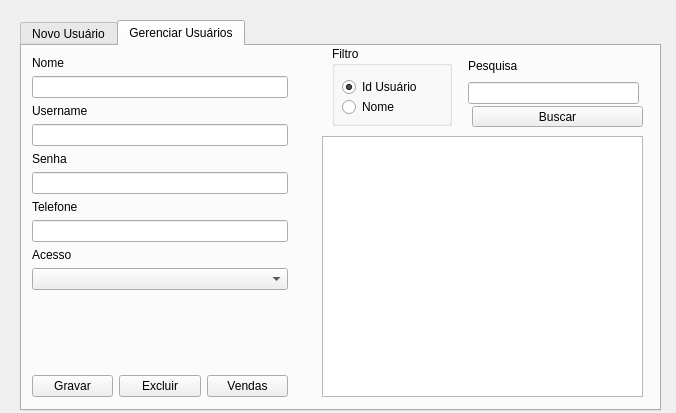
<?xml version="1.0" encoding="UTF-8"?>
<ui version="4.0">
 <class>window_gerenciarUsuarios</class>
 <widget class="QDialog" name="window_gerenciarUsuarios">
  <property name="geometry">
   <rect>
    <x>0</x>
    <y>0</y>
    <width>676</width>
    <height>413</height>
   </rect>
  </property>
  <property name="windowTitle">
   <string>Dialog</string>
  </property>
  <widget class="QTabWidget" name="tabWidget">
   <property name="geometry">
    <rect>
     <x>20</x>
     <y>20</y>
     <width>641</width>
     <height>391</height>
    </rect>
   </property>
   <property name="currentIndex">
    <number>1</number>
   </property>
   <widget class="QWidget" name="tab_novoUsuario">
    <attribute name="title">
     <string>Novo Usuário</string>
    </attribute>
    <layout class="QVBoxLayout" name="verticalLayout_6">
     <item>
      <layout class="QHBoxLayout" name="horizontalLayout_2">
       <item>
        <layout class="QVBoxLayout" name="verticalLayout">
         <property name="rightMargin">
          <number>0</number>
         </property>
         <item>
          <widget class="QLabel" name="label">
           <property name="text">
            <string>Nome</string>
           </property>
          </widget>
         </item>
         <item>
          <widget class="QLineEdit" name="txt_nomeNovoUsuario"/>
         </item>
        </layout>
       </item>
       <item>
        <layout class="QVBoxLayout" name="verticalLayout_2">
         <item>
          <widget class="QLabel" name="label_2">
           <property name="text">
            <string>Username</string>
           </property>
          </widget>
         </item>
         <item>
          <widget class="QLineEdit" name="txt_usernameNovoUsuario"/>
         </item>
        </layout>
       </item>
       <item>
        <layout class="QVBoxLayout" name="verticalLayout_4">
         <item>
          <widget class="QLabel" name="label_4">
           <property name="text">
            <string>telefone</string>
           </property>
          </widget>
         </item>
         <item>
          <widget class="QLineEdit" name="txt_telefoneNovoUsuario"/>
         </item>
        </layout>
       </item>
      </layout>
     </item>
     <item>
      <spacer name="verticalSpacer_2">
       <property name="orientation">
        <enum>Qt::Vertical</enum>
       </property>
       <property name="sizeHint" stdset="0">
        <size>
         <width>20</width>
         <height>40</height>
        </size>
       </property>
      </spacer>
     </item>
     <item>
      <layout class="QHBoxLayout" name="horizontalLayout_3">
       <item>
        <layout class="QVBoxLayout" name="verticalLayout_3">
         <item>
          <widget class="QLabel" name="label_3">
           <property name="text">
            <string>Senha</string>
           </property>
          </widget>
         </item>
         <item>
          <widget class="QLineEdit" name="txt_senhaNovoUsurio"/>
         </item>
        </layout>
       </item>
       <item>
        <layout class="QVBoxLayout" name="verticalLayout_5">
         <item>
          <widget class="QLabel" name="label_5">
           <property name="text">
            <string>Tipo Acesso</string>
           </property>
          </widget>
         </item>
         <item>
          <widget class="QComboBox" name="cb_acessoNovoUsuario"/>
         </item>
        </layout>
       </item>
       <item>
        <spacer name="horizontalSpacer">
         <property name="orientation">
          <enum>Qt::Horizontal</enum>
         </property>
         <property name="sizeHint" stdset="0">
          <size>
           <width>40</width>
           <height>20</height>
          </size>
         </property>
        </spacer>
       </item>
      </layout>
     </item>
     <item>
      <spacer name="verticalSpacer">
       <property name="orientation">
        <enum>Qt::Vertical</enum>
       </property>
       <property name="sizeHint" stdset="0">
        <size>
         <width>20</width>
         <height>40</height>
        </size>
       </property>
      </spacer>
     </item>
     <item>
      <layout class="QHBoxLayout" name="horizontalLayout">
       <item>
        <widget class="QPushButton" name="btn_novoUsuario">
         <property name="text">
          <string>Novo</string>
         </property>
        </widget>
       </item>
       <item>
        <widget class="QPushButton" name="btn_gravaNovoUsuario">
         <property name="text">
          <string>Gravar</string>
         </property>
        </widget>
       </item>
      </layout>
     </item>
    </layout>
   </widget>
   <widget class="QWidget" name="tab_gerenciarUsuarios">
    <attribute name="title">
     <string>Gerenciar Usuários</string>
    </attribute>
    <widget class="QTableWidget" name="tw_geUsuarios">
     <property name="geometry">
      <rect>
       <x>300</x>
       <y>90</y>
       <width>321</width>
       <height>261</height>
      </rect>
     </property>
    </widget>
    <widget class="QGroupBox" name="groupBox">
     <property name="geometry">
      <rect>
       <x>310</x>
       <y>0</y>
       <width>120</width>
       <height>80</height>
      </rect>
     </property>
     <property name="title">
      <string>Filtro</string>
     </property>
     <widget class="QRadioButton" name="rb_geFiltroIdUsuario">
      <property name="enabled">
       <bool>true</bool>
      </property>
      <property name="geometry">
       <rect>
        <x>10</x>
        <y>30</y>
        <width>100</width>
        <height>22</height>
       </rect>
      </property>
      <property name="text">
       <string>Id Usuário</string>
      </property>
      <property name="checkable">
       <bool>true</bool>
      </property>
      <property name="checked">
       <bool>true</bool>
      </property>
      <property name="autoRepeat">
       <bool>false</bool>
      </property>
     </widget>
     <widget class="QRadioButton" name="rb_geFiltroNomeUsuario">
      <property name="geometry">
       <rect>
        <x>10</x>
        <y>50</y>
        <width>100</width>
        <height>22</height>
       </rect>
      </property>
      <property name="text">
       <string>Nome</string>
      </property>
     </widget>
    </widget>
    <widget class="QPushButton" name="btn_geBuscarUsuario">
     <property name="geometry">
      <rect>
       <x>450</x>
       <y>60</y>
       <width>171</width>
       <height>21</height>
      </rect>
     </property>
     <property name="text">
      <string>Buscar</string>
     </property>
    </widget>
    <widget class="QWidget" name="layoutWidget">
     <property name="geometry">
      <rect>
       <x>10</x>
       <y>10</y>
       <width>256</width>
       <height>341</height>
      </rect>
     </property>
     <layout class="QVBoxLayout" name="verticalLayout_13">
      <item>
       <layout class="QVBoxLayout" name="verticalLayout_7">
        <item>
         <widget class="QLabel" name="label_6">
          <property name="text">
           <string>Nome</string>
          </property>
         </widget>
        </item>
        <item>
         <widget class="QLineEdit" name="txt_geNomeUsuario"/>
        </item>
       </layout>
      </item>
      <item>
       <layout class="QVBoxLayout" name="verticalLayout_8">
        <item>
         <widget class="QLabel" name="label_7">
          <property name="text">
           <string>Username</string>
          </property>
         </widget>
        </item>
        <item>
         <widget class="QLineEdit" name="txt_geUserName"/>
        </item>
       </layout>
      </item>
      <item>
       <layout class="QVBoxLayout" name="verticalLayout_9">
        <item>
         <widget class="QLabel" name="label_8">
          <property name="text">
           <string>Senha</string>
          </property>
         </widget>
        </item>
        <item>
         <widget class="QLineEdit" name="txt_geSenhaUsuario"/>
        </item>
       </layout>
      </item>
      <item>
       <layout class="QVBoxLayout" name="verticalLayout_11">
        <item>
         <widget class="QLabel" name="label_10">
          <property name="text">
           <string>Telefone</string>
          </property>
         </widget>
        </item>
        <item>
         <widget class="QLineEdit" name="txt_geTelefoneUsuario"/>
        </item>
       </layout>
      </item>
      <item>
       <layout class="QVBoxLayout" name="verticalLayout_12">
        <item>
         <widget class="QLabel" name="label_11">
          <property name="text">
           <string>Acesso</string>
          </property>
         </widget>
        </item>
        <item>
         <widget class="QComboBox" name="cb_geAcessoUsuario"/>
        </item>
       </layout>
      </item>
      <item>
       <spacer name="verticalSpacer_3">
        <property name="orientation">
         <enum>Qt::Vertical</enum>
        </property>
        <property name="sizeHint" stdset="0">
         <size>
          <width>20</width>
          <height>40</height>
         </size>
        </property>
       </spacer>
      </item>
      <item>
       <layout class="QHBoxLayout" name="horizontalLayout_4">
        <item>
         <widget class="QPushButton" name="bnt_geGravarUsuario">
          <property name="text">
           <string>Gravar</string>
          </property>
         </widget>
        </item>
        <item>
         <widget class="QPushButton" name="btn_geExcluirUsuario">
          <property name="text">
           <string>Excluir</string>
          </property>
         </widget>
        </item>
        <item>
         <widget class="QPushButton" name="btn_geVendasUsuario">
          <property name="text">
           <string>Vendas</string>
          </property>
         </widget>
        </item>
       </layout>
      </item>
     </layout>
    </widget>
    <widget class="QWidget" name="layoutWidget">
     <property name="geometry">
      <rect>
       <x>446</x>
       <y>10</y>
       <width>171</width>
       <height>48</height>
      </rect>
     </property>
     <layout class="QVBoxLayout" name="verticalLayout_10">
      <item>
       <widget class="QLabel" name="label_9">
        <property name="text">
         <string>Pesquisa</string>
        </property>
       </widget>
      </item>
      <item>
       <widget class="QLineEdit" name="txt_gePesquisarUsuario"/>
      </item>
     </layout>
    </widget>
   </widget>
  </widget>
 </widget>
 <resources/>
 <connections/>
</ui>
